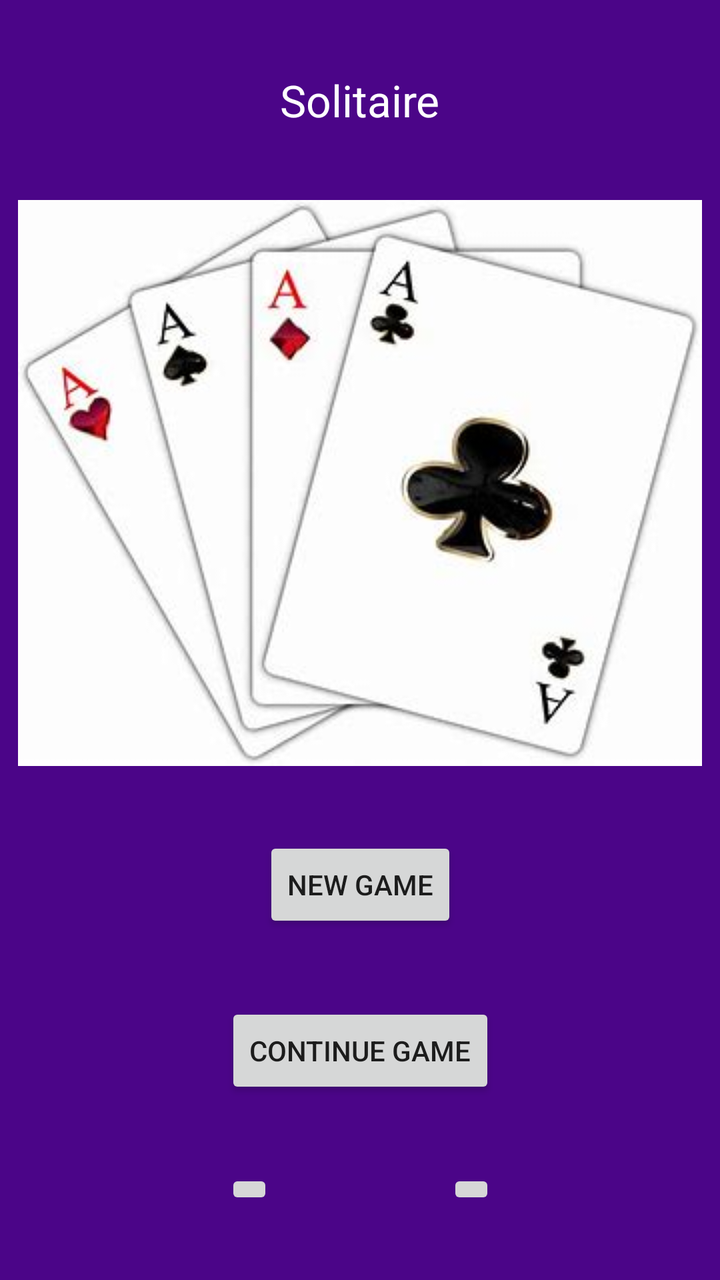
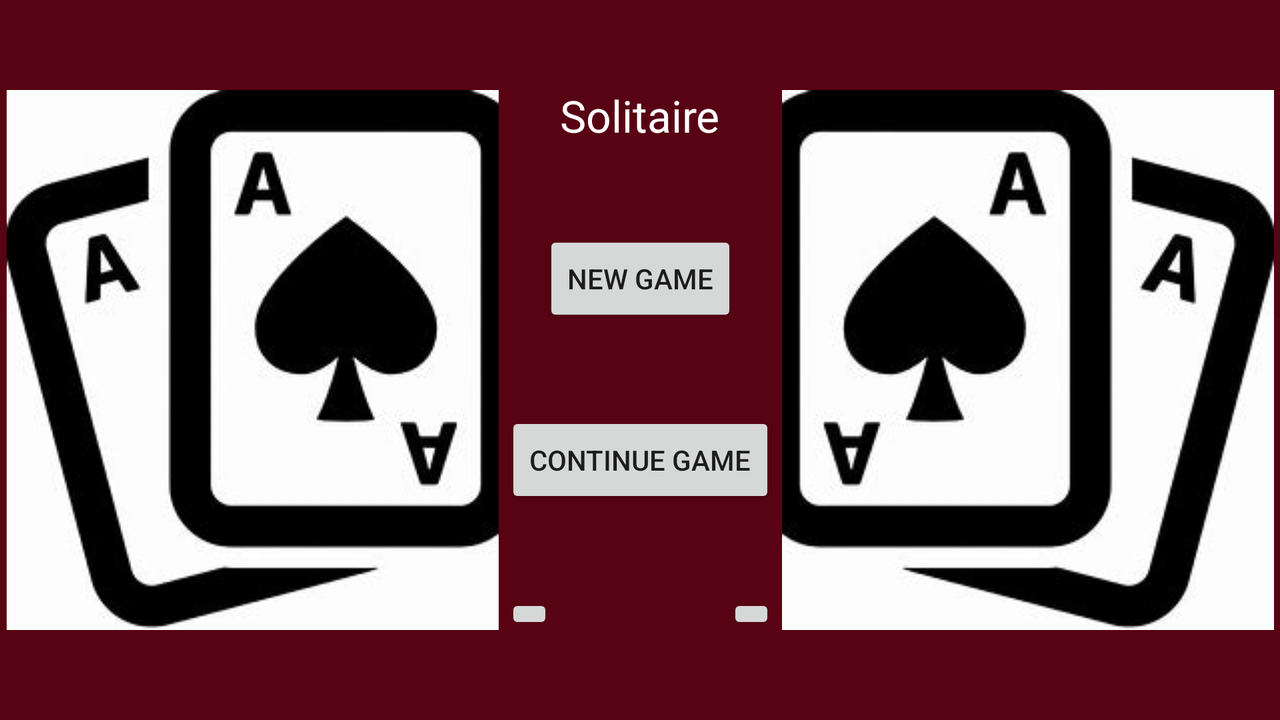

One screen, two layout resources from the same app: the default and the repository's alternative for another configuration. Each is rendered where Android would select it; the XML of both is given below.
<!-- AndroidManifest.xml: application theme Theme.AppCompat.Light.NoActionBar -->
<!-- res/layout/activity_home.xml -->
<?xml version="1.0" encoding="utf-8"?>
<androidx.constraintlayout.widget.ConstraintLayout xmlns:android="http://schemas.android.com/apk/res/android"
    xmlns:app="http://schemas.android.com/apk/res-auto"
    xmlns:tools="http://schemas.android.com/tools"
    android:layout_width="match_parent"
    android:layout_height="match_parent"
    android:background="#4B0588"
    android:id="@+id/home_screen"
    tools:context=".HomeActivity">

    <TextView
        android:id="@id/title"
        android:layout_width="wrap_content"
        android:layout_height="wrap_content"
        android:text="@string/app_name"
        android:textColor="@color/cardview_light_background"
        android:textAppearance="@android:style/TextAppearance.DeviceDefault.Large"
        app:layout_constraintBottom_toTopOf="@+id/cards"
        app:layout_constraintEnd_toEndOf="parent"
        app:layout_constraintStart_toStartOf="parent"
        app:layout_constraintTop_toTopOf="parent"
        app:layout_constraintVertical_bias="0.25"
        />

    <ImageView
        android:id="@+id/cards"
        android:layout_width="wrap_content"
        android:layout_height="wrap_content"
        app:srcCompat="@drawable/cards"
        app:layout_constraintBottom_toTopOf="@+id/new_game"
        app:layout_constraintEnd_toEndOf="parent"
        app:layout_constraintStart_toStartOf="parent"
        app:layout_constraintTop_toBottomOf="@id/title"  />

    <Button
        android:id="@+id/new_game"
        android:layout_width="wrap_content"
        android:layout_height="wrap_content"
        android:text="@string/new_game"
        app:layout_constraintBottom_toTopOf="@+id/continue_game"
        app:layout_constraintEnd_toEndOf="parent"
        app:layout_constraintStart_toStartOf="parent"
        app:layout_constraintTop_toBottomOf="@id/cards"
        android:onClick="startNewGame"/>

    <Button
        android:id="@+id/continue_game"
        android:layout_width="wrap_content"
        android:layout_height="wrap_content"
        android:text="@string/continue_game"
        app:layout_constraintBottom_toTopOf="@+id/stats"
        app:layout_constraintEnd_toEndOf="parent"
        app:layout_constraintStart_toStartOf="parent"
        app:layout_constraintTop_toBottomOf="@id/new_game"
        android:onClick="startContinueGame"/>

    <ImageButton
        android:id="@+id/stats"
        android:layout_width="wrap_content"
        android:layout_height="wrap_content"
        app:layout_constraintBottom_toBottomOf="parent"
        app:layout_constraintHorizontal_bias="0.0"
        app:layout_constraintLeft_toLeftOf="@id/continue_game"
        app:layout_constraintRight_toLeftOf="@id/settings"
        app:layout_constraintTop_toBottomOf="@id/continue_game"
        app:srcCompat="@drawable/stats_icon"
        android:onClick="startStats"/>

    <ImageButton
        android:id="@+id/settings"
        android:layout_width="wrap_content"
        android:layout_height="wrap_content"
        app:layout_constraintBottom_toBottomOf="@id/stats"
        app:layout_constraintRight_toRightOf="@id/continue_game"
        app:layout_constraintTop_toTopOf="@id/stats"
        app:srcCompat="@drawable/settings_icon"
        android:onClick="startSettings"/>

</androidx.constraintlayout.widget.ConstraintLayout>
<!-- resources referenced by this layout -->
<resources>
  <!-- drawable cards: png bitmap (drawable, 63203 bytes) -->
  <string name="app_name">Solitaire</string>
  <string name="continue_game">Continue Game</string>
  <string name="new_game">New Game</string>
</resources>
<!-- res/layout-land/activity_home.xml (the repository's variant of the layout above) -->
<!-- drawn on the phone turned sideways -->
<?xml version="1.0" encoding="utf-8"?>
<androidx.constraintlayout.widget.ConstraintLayout xmlns:android="http://schemas.android.com/apk/res/android"
    xmlns:app="http://schemas.android.com/apk/res-auto"
    xmlns:tools="http://schemas.android.com/tools"
    android:layout_width="match_parent"
    android:layout_height="match_parent"
    android:background="#570314"
    android:id="@+id/home_screen"
    tools:context=".HomeActivity">

    <TextView
        android:id="@id/title"
        android:layout_width="wrap_content"
        android:layout_height="wrap_content"
        android:text="@string/app_name"
        android:textColor="@color/cardview_light_background"
        android:textAppearance="@android:style/TextAppearance.DeviceDefault.Large"
        app:layout_constraintBottom_toTopOf="@+id/new_game"
        app:layout_constraintEnd_toEndOf="parent"
        app:layout_constraintStart_toStartOf="parent"
        app:layout_constraintTop_toTopOf="parent"
        app:layout_constraintVertical_bias="0.39"
        />



    <Button
        android:id="@+id/new_game"
        android:layout_width="wrap_content"
        android:layout_height="wrap_content"
        android:text="@string/new_game"
        app:layout_constraintBottom_toTopOf="@+id/continue_game"
        app:layout_constraintEnd_toEndOf="parent"
        app:layout_constraintStart_toStartOf="parent"
        app:layout_constraintTop_toBottomOf="@id/title"
        android:onClick="startNewGame"/>

    <Button
        android:id="@+id/continue_game"
        android:layout_width="wrap_content"
        android:layout_height="wrap_content"
        android:text="@string/continue_game"
        app:layout_constraintBottom_toTopOf="@+id/stats"
        app:layout_constraintEnd_toEndOf="parent"
        app:layout_constraintStart_toStartOf="parent"
        app:layout_constraintTop_toBottomOf="@id/new_game"
        android:onClick="startContinueGame"/>

    <ImageButton
        android:id="@+id/stats"
        android:layout_width="wrap_content"
        android:layout_height="wrap_content"
        app:srcCompat="@drawable/stats_icon"
        app:layout_constraintHorizontal_bias="0.0"
        app:layout_constraintBottom_toBottomOf="parent"
        app:layout_constraintRight_toLeftOf="@id/settings"
        app:layout_constraintLeft_toLeftOf="@id/continue_game"
        app:layout_constraintTop_toBottomOf="@id/continue_game"
        android:onClick="startStats"/>

    <ImageButton
        android:id="@+id/settings"
        android:layout_width="wrap_content"
        android:layout_height="wrap_content"
        app:layout_constraintBottom_toBottomOf="@id/stats"
        app:layout_constraintRight_toRightOf="@id/continue_game"
        app:layout_constraintTop_toTopOf="@id/stats"
        app:srcCompat="@drawable/settings_icon"
        android:onClick="startSettings"/>

    <ImageView
        android:id="@+id/cardsRight"
        android:layout_width="wrap_content"
        android:layout_height="wrap_content"
        app:srcCompat="@drawable/cards3"

        app:layout_constraintTop_toTopOf="parent"
        app:layout_constraintBottom_toBottomOf="parent"
        app:layout_constraintRight_toRightOf="parent"
        app:layout_constraintLeft_toRightOf="@id/continue_game"/>

    <ImageView
        android:id="@+id/cardsLeft"
        android:layout_width="wrap_content"
        android:layout_height="wrap_content"
        app:srcCompat="@drawable/cards2"
        app:layout_constraintTop_toTopOf="parent"
        app:layout_constraintBottom_toBottomOf="parent"
        app:layout_constraintRight_toLeftOf="@id/continue_game"
        app:layout_constraintLeft_toLeftOf="parent" />

</androidx.constraintlayout.widget.ConstraintLayout>
<!-- resources referenced by the variant -->
<!-- as the phone turned sideways resolves them -->
<resources>
  <!-- drawable cards2: png bitmap (drawable, 26104 bytes) -->
  <!-- drawable cards3: png bitmap (drawable, 26062 bytes) -->
  <string name="app_name">Solitaire</string>
  <string name="continue_game">Continue Game</string>
  <string name="new_game">New Game</string>
</resources>
